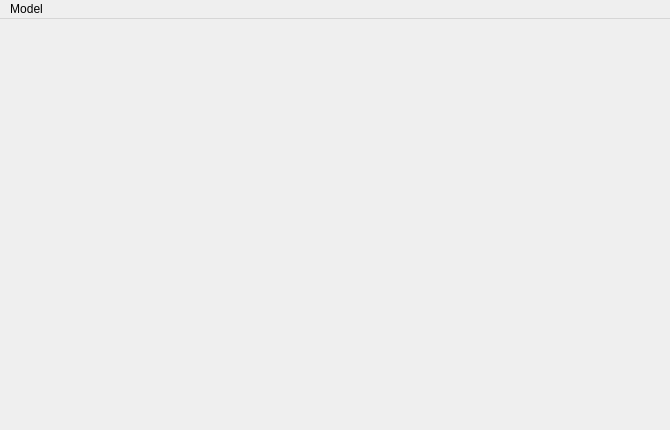
<?xml version="1.0" encoding="UTF-8"?>
<ui version="4.0">
 <class>PModelWindow</class>
 <widget class="QMainWindow" name="PModelWindow">
  <property name="geometry">
   <rect>
    <x>0</x>
    <y>0</y>
    <width>670</width>
    <height>430</height>
   </rect>
  </property>
  <property name="windowTitle">
   <string>MainWindow</string>
  </property>
  <property name="locale">
   <locale language="English" country="UnitedStates"/>
  </property>
  <widget class="QWidget" name="centralwidget"/>
  <widget class="QMenuBar" name="menubar">
   <property name="geometry">
    <rect>
     <x>0</x>
     <y>0</y>
     <width>670</width>
     <height>21</height>
    </rect>
   </property>
   <widget class="QMenu" name="menuModel">
    <property name="locale">
     <locale language="English" country="UnitedStates"/>
    </property>
    <property name="title">
     <string>Model</string>
    </property>
    <addaction name="actionScript"/>
    <addaction name="separator"/>
    <addaction name="actionChange_Size"/>
   </widget>
   <addaction name="menuModel"/>
  </widget>
  <action name="actionScript">
   <property name="text">
    <string>Generate SQL CREATE Script...</string>
   </property>
  </action>
  <action name="actionChange_Size">
   <property name="text">
    <string>Change Canvas Size...</string>
   </property>
  </action>
 </widget>
 <resources/>
 <connections/>
</ui>
